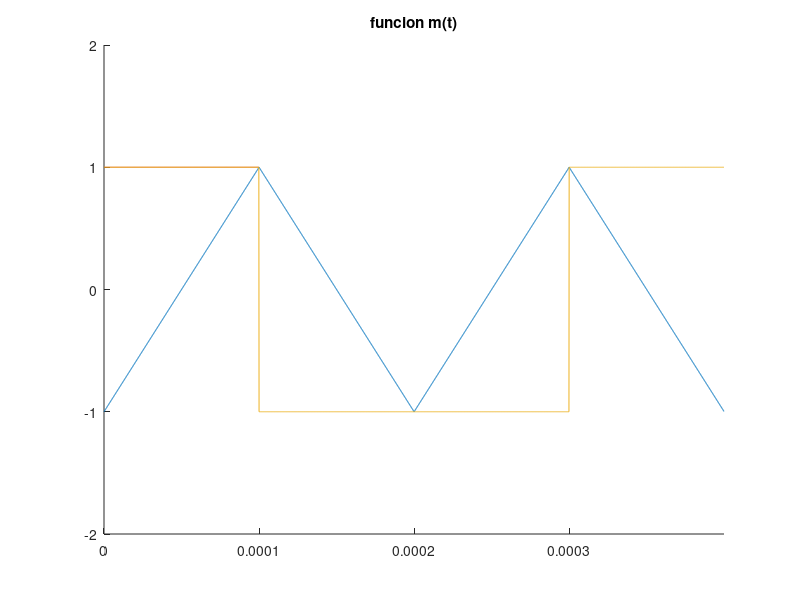
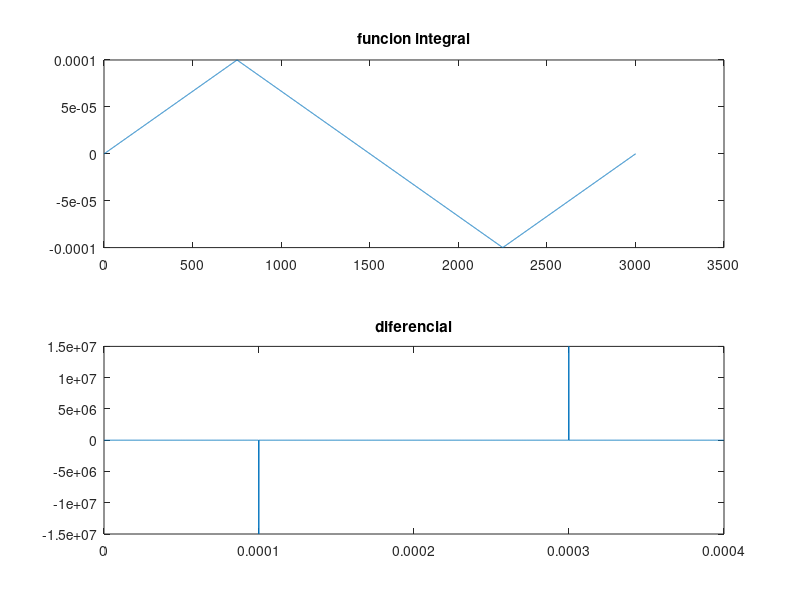
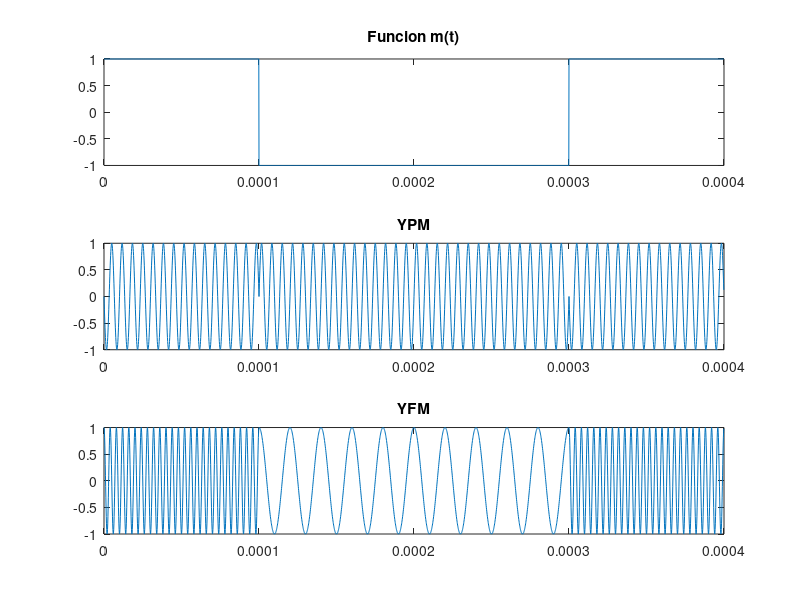

MATLAB code for these plots, in order:
clc;
clear all;
close all;

%Frecuencia de la portadora
fc=150E3;
%Frecuencia de muestreo
fs=50*fc;
%Tiempo de muestreo
ts=1/fs;
T=2e-4;
t1=0:ts:(T/2)-ts;
m1=4/T*(t1-T/2)+1;
%m1=(2/1e-4)*(t1-0.5e-4);
%plot(t1,m1);

t2=(T/2):ts:T-ts;
m2=-4/T*(t2-T/2)+1;
%m2=-(2/1e-4)*(t2-1.5e-4);
m=[m1 m2 m1 m2 ];
t=0:ts:2*T-ts;
hold on;
plot(t,m);
title('funcion m(t)')
kp=10*pi;
%%
clc;
clear all;
close all;

%Frecuencia de la portadora
fc=150E3;
%Frecuencia de muestreo
fs=50*fc;
%Tiempo de muestreo
ts=1/fs;
T=2e-4;
t1=0:ts:(T/2)-ts;
m1=ones(1,length(t1));
%m1=(2/1e-4)*(t1-0.5e-4);
plot(t1,m1);

t2=(T/2):ts:(6*T/4)-ts;
m2=-ones(1,length(t2));
t3=(6*T/4):ts:(2*T)-ts;
m3=ones(1,length(t3));
%m2=-(2/1e-4)*(t2-1.5e-4);
m=[m1 m2 m3];
t=0:ts:2*T-ts;
hold on;
plot(t,m);
%axis([0 4E4 -2 2])
axis([0 max(t) -2 2])
title('funcion m(t)')
kp=pi/2;

%%
 n=0;
 Int_m=0;
 for tt=t
      n=n+1;
      Int_m(n+1)=Int_m(n)+m(n)*ts;
 end
 
 figure(2)
 subplot(2,1,1)
 plot(Int_m)
 title('funcion integral')
 %figure(2)
 subplot(2,1,2)
 plot(t,[diff(m) 0]/ts)
 title('diferencial')
 
 YPM=cos(2*pi*fc*t+kp*m);
 figure(3)
 subplot(311)
 plot(t,m)
 title('Funcion m(t)')
 subplot(312)
 plot(t,YPM);
 title('YPM')
 
 
 YFM=cos(2*pi*fc*t+2E5*pi*(Int_m(1:length(Int_m)-1)));
 subplot(3,1,3);
 plot(t,YFM)
  title('YFM')